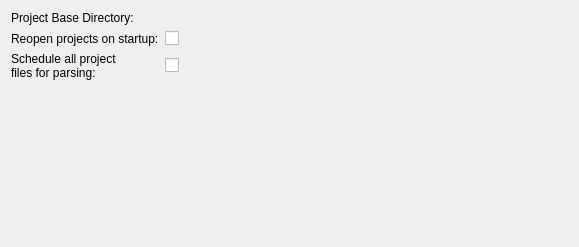
<ui version="4.0" >
 <class>ProjectSettings</class>
 <widget class="QWidget" name="ProjectSettings" >
  <property name="geometry" >
   <rect>
    <x>0</x>
    <y>0</y>
    <width>554</width>
    <height>247</height>
   </rect>
  </property>
  <layout class="QGridLayout" name="gridLayout" >
   <item row="0" column="0" >
    <widget class="QLabel" name="label_3" >
     <property name="text" >
      <string>Project Base Directory:</string>
     </property>
     <property name="buddy" >
      <cstring>kcfg_projectsBaseDirectory</cstring>
     </property>
    </widget>
   </item>
   <item row="0" column="1" >
    <widget class="KUrlRequester" name="kcfg_projectsBaseDirectory" >
     <property name="toolTip" >
      <string>Select the base directory where new projects are to be created.</string>
     </property>
    </widget>
   </item>
   <item row="1" column="0" >
    <widget class="QLabel" name="label" >
     <property name="text" >
      <string>Reopen projects on startup:</string>
     </property>
     <property name="buddy" >
      <cstring>kcfg_reopenProjectsOnStartup</cstring>
     </property>
    </widget>
   </item>
   <item row="1" column="1" >
    <widget class="QCheckBox" name="kcfg_reopenProjectsOnStartup" >
     <property name="toolTip" >
      <string>Automatically re-open all projects that were open when KDevelop shutdown on the next startup.</string>
     </property>
     <property name="text" >
      <string/>
     </property>
    </widget>
   </item>
   <item row="2" column="0" >
    <widget class="QLabel" name="label_2" >
     <property name="text" >
      <string>Schedule all project
files for parsing:</string>
     </property>
     <property name="buddy" >
      <cstring>kcfg_parseAllProjectSources</cstring>
     </property>
    </widget>
   </item>
   <item row="2" column="1" >
    <widget class="QCheckBox" name="kcfg_parseAllProjectSources" >
     <property name="toolTip" >
      <string>Parse all files in a project after the project has been opened.</string>
     </property>
     <property name="text" >
      <string/>
     </property>
    </widget>
   </item>
   <item row="3" column="1" >
    <spacer name="verticalSpacer" >
     <property name="orientation" >
      <enum>Qt::Vertical</enum>
     </property>
     <property name="sizeHint" stdset="0" >
      <size>
       <width>403</width>
       <height>147</height>
      </size>
     </property>
    </spacer>
   </item>
  </layout>
 </widget>
 <layoutdefault spacing="6" margin="11" />
 <pixmapfunction>qPixmapFromMimeSource</pixmapfunction>
 <customwidgets>
  <customwidget>
   <class>KUrlRequester</class>
   <extends>QFrame</extends>
   <header>kurlrequester.h</header>
  </customwidget>
 </customwidgets>
 <resources/>
 <connections/>
</ui>
